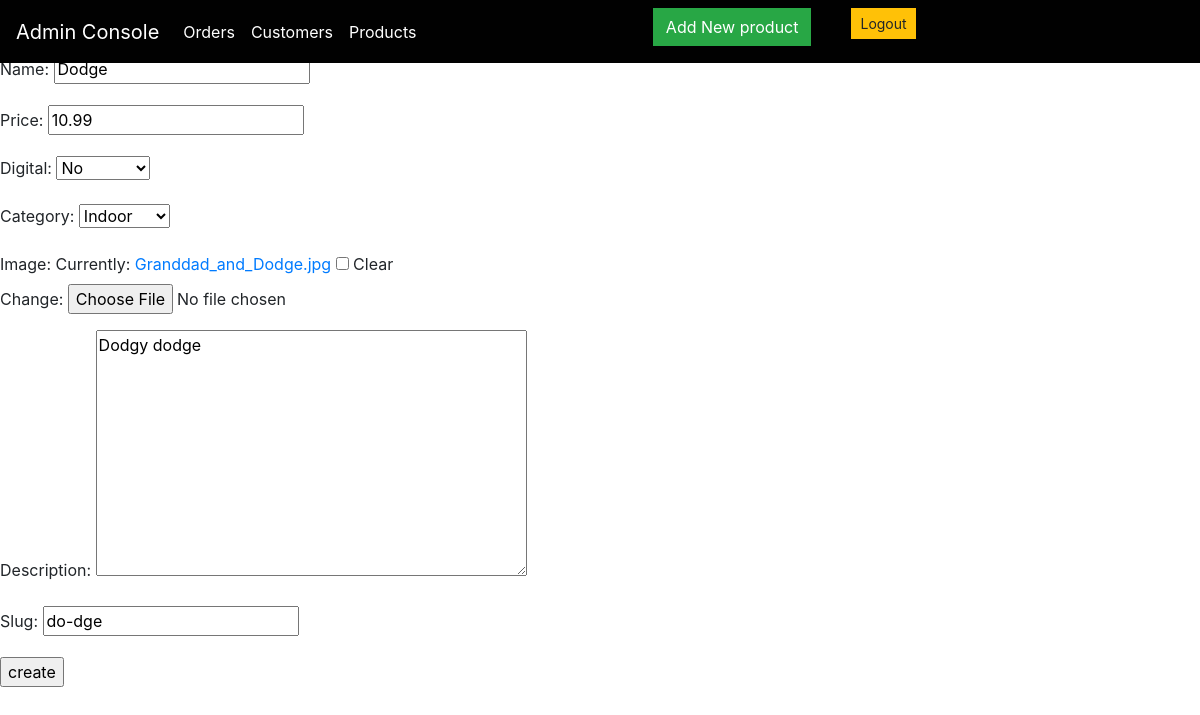
Before: /update_product/2/ with the older database file.
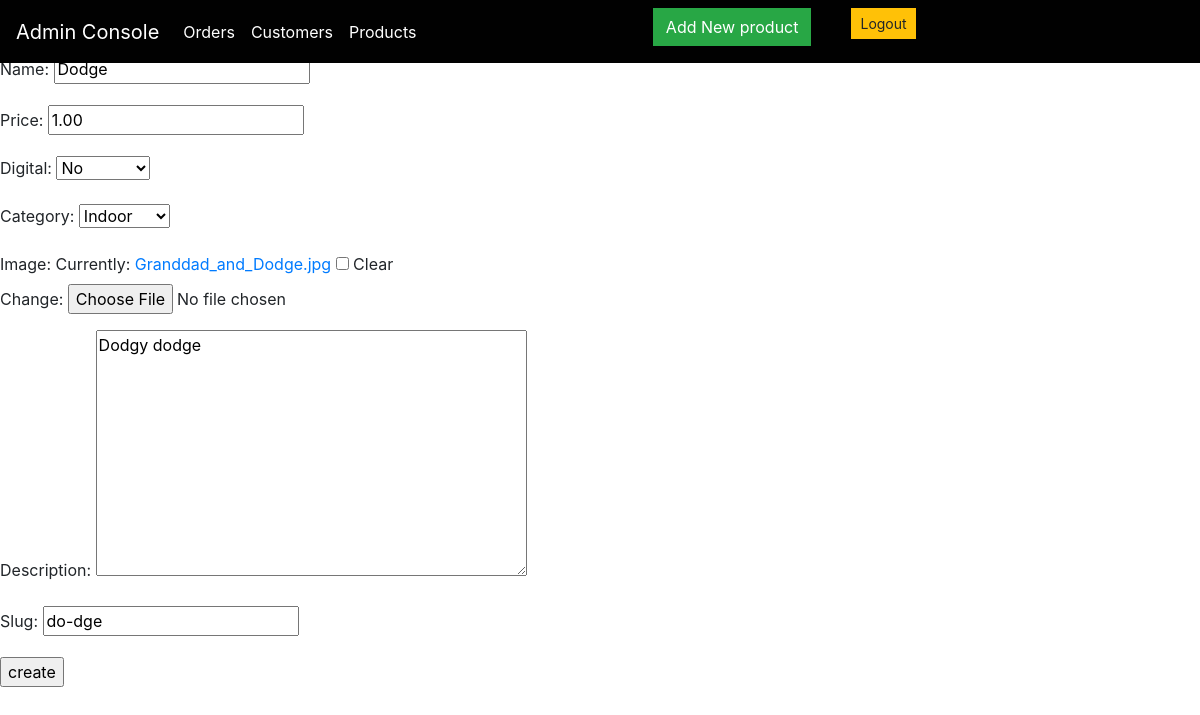
After: the same page with the newer database file.
### store/models.py (models this page shows, shortened)
class Product(models.Model):
    name = models.CharField(max_length=200, null=True)
    price = models.DecimalField(decimal_places=2, max_digits=10)
    digital = models.BooleanField(default=False, null=True, blank=False)
    category = models.ForeignKey(Category, on_delete=models.CASCADE)
    image = models.ImageField(null=True, blank=True,default='placeholder.png')
    description = models.TextField()
    slug = models.SlugField(default=None)

### store/views.py (the view)
# urls.py: path('update_product/<str:pk>/', views.update_product, name="update_product"),
def update_product(request, pk):
    product = Product.objects.get(id=pk)
    form = UpdateProduct(instance=product)
    if request.method == 'POST':
        form = UpdateProduct(request.POST, instance=product)
        if form.is_valid():
            form.save()
            return redirect('/')
    return render(request, 'adminpages/product_create.html', {'form': form})

### store/forms.py
class UpdateProduct(forms.ModelForm):
    class Meta:
        model = Product
        fields = '__all__'

### store/models.py (called while the page is built)
    def __str__(self):
        return self.title

### store/templates/adminpages/product_create.html (shortened to what this page needs)
 {% extends 'adminpages/admin_base.html' %}
{% block content%}
 <h2>Create An Awesome new Product</h2>
<table>
	<div class="form-group">
	<form action="" method="post" enctype="multipart/form-data">
		{{form.as_p}}
		<input type="submit" value="create">
	</form>
	</div>
</table>
{% endblock %}

Changed rows visible on the page:
changed Product "Dodge": price "10.99" → "1.00"
